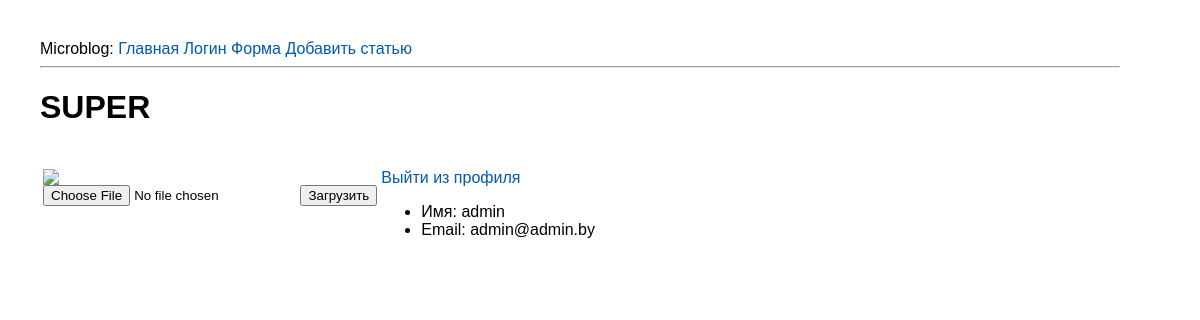
The app's page /profil (signed in) with its own data.
### tables this page shows
CREATE TABLE mainmenu(
id INTEGER PRIMARY KEY AUTOINCREMENT,
title text NOT NULL,
url text NOT NULL
);

CREATE TABLE users(
id INTEGER PRIMARY KEY AUTOINCREMENT,
name text NOT NULL,
email text NOT NULL,
psw text NOT NULL,
avatar BLOB DEFAULT NULL,
time integer NOT NULL
);

### app.py (the view)
@app.route('/profil')
@login_required
def profil():
	return render_template("profile.html", menu=dbase().getMenu(), title="Профиль")

### FDataBase.py (called while the page is built)
	def getMenu(self):
		sql = '''SELECT * FROM mainmenu'''
		try:
			self.__cur.execute(sql)
			res = self.__cur.fetchall()
			if res:
				return res
		except:
			print('ОШибка')
		return []

	def getUser(self, user_id):
		try:
			self.__cur.execute(f"SELECT * FROM users WHERE id = {user_id}")
			res = self.__cur.fetchone()
			if not res:
				print("Пользователь не найден")
				return False
			return res
		except sqlite3.Error as e:
			print("Ошибка получения данных из БД "+str(e))
		return False

### UserLogin.py (called while the page is built)
    def fromDB(self, user_id, db):
        self.__user = db.getUser(user_id)
        return self

    def getName(self):
        return self.__user['name'] if self.__user else "Без имени"

    def getEmail(self):
        return self.__user['email'] if self.__user else "Без email"

### app.py (called while the page is built)
@login_manager.user_loader
def load_user(user_id):
	print("load_user")
	return UserLogin().fromDB(user_id, dbase())

def connect_db():
	conn=sqlite3.connect(app.config['DATABASE'])
	conn.row_factory = sqlite3.Row
	return conn

def get_db():
	if not hasattr(g, 'link_db'):
		g.link_db = connect_db()
	return g.link_db

@app.teardown_appcontext
def close(error):
		if hasattr(g, 'link_db'):
			g.link_db.close()

def dbase():
	db = get_db()
	dbase = FDataBase(db)
	return dbase

### templates/profile.html (shortened to what this page needs)
{% extends 'base.html' %}
{% block content %}
{{ super() }}
<table border="0" class="profile-table">
         <tr><td valign="top">
                   <div class="profile-ava"><img src="{{ url_for('userava') }}"></div>
                   <div class="profile-load">
                   <form action="upload" method="POST" enctype="multipart/form-data">
                            <input type="file" name="file">
                            <input type="submit" value="Загрузить">
                   </form>
                   </div>
         </td>
         <td valign="top" class="profile-panel">
                   <a href="{{url_for('logout')}}">Выйти из профиля</a>
                   <ul class="profile-info">
                   <li>Имя: {{ current_user.getName() }}</li>
                   <li>Email: {{ current_user.getEmail() }}</li>
                   </ul>
         </td></tr>
</table>
{% endblock %}

### templates/base.html (shortened to what this page needs)
<html>
  <head>
    <link type="text/css" rel="stylesheet" href="{{ url_for('static', filename='css/style.css') }}">
  </head>
  <body>
    <div>
    Microblog: {% for m in menu %}
    <a href="{{ m.url }}">{{ m.title }}</a>
    {% endfor %}
</div>
    <hr>
    {% block content %}
<h1>SUPER</h1> <br>
    {% endblock %}
  </body>
</html>

### static/css/style.css (style rules this page uses)
body { font-family: 'Arial'; margin: 20; padding: 20; height: 90%; width: 90%; }
a { color: #0059b2; text-decoration: none; }

### records on screen
mainmenu: title "Главная"
mainmenu: title "Логин"
mainmenu: title "Форма"
mainmenu: title "Добавить статью"
users: getName "admin", getEmail "admin@admin.by"
